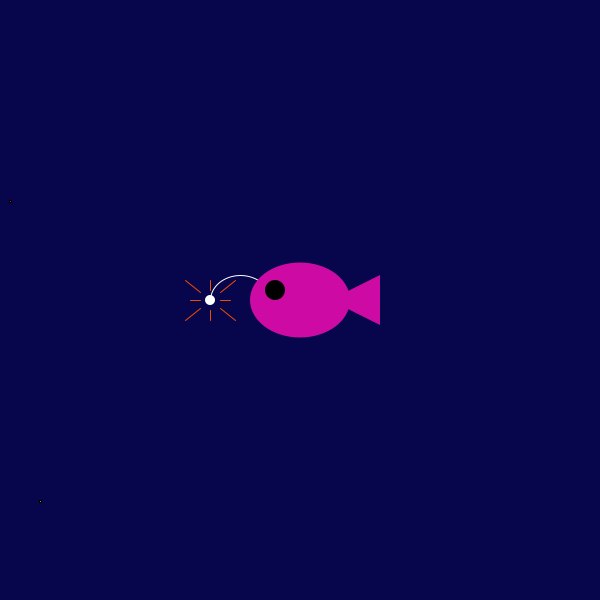
Frame 1 (no input)
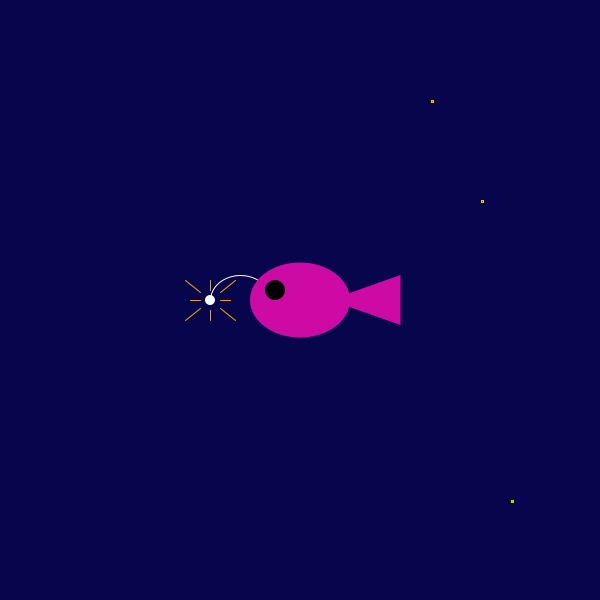
Frame 60 (the mouse pressed at the canvas centre just before this capture)
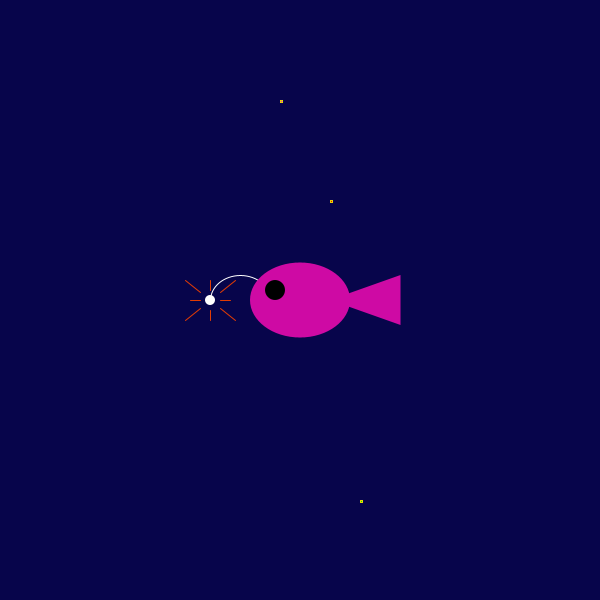
Frame 120 (the mouse held since frame 60 and released just before this capture)

The Processing sketch that drew these frames (run headless with seeded random() and noise(); from frame 60 on, the mouse is pressed at the canvas centre):

// Processing sketch: processing_143004
// ── processing_143004.pde

//make the coordinates of the particles an array so we can put them wherever!!!

int radius = 20;
float p = 1;
float x = -radius;
float s = 100;
float speed = 8;
int direction = 1;



int startX1 = 380;
int stopX1 = 360;
//int startY1 = 
//int stopY1 =

int startX2 =  380;
int stopX2 = 360;
//int startY2 = 
//int stopY2 =

//int startX3 = 
//int stopX3 =
//int startY3 = 
//int stopY3 =

float a = startX1;
//float b = startY1;
float c = startX2;
//float d = startY2;
//float e = startX3;
//float f = startY3;
float step = 0.025;
float pct = 0.0;

void setup () {
  size (600, 600);
  frameRate (2);
}

void draw () {


  background (7, 5, 75);

  p += speed;
  fill (255, 0, 0);
  rect(p, height/3, 2, 2);
  if (p > 600) {
    p = -30;
  }
  fill (0, 0, 0);
  rect(p-100, height/2, 2, 2);
  if (p > 600) {
    p = -30;
  }
    fill (0, 255, 0);
  rect(p+30, height-100, 2, 2);
  if (p > 600) {
    p = -30;
  }
    fill (255, 0, 255);
  rect(p-50, height/6, 2, 2);
  if (p > 600) {
    p = -30;
  }

  if (pct <1.0) {
    a = startX1 + ((stopX1-startX1) * pct);
    c = startX2 + ((stopX2-startX2) * pct);
    pct += step;
  }

  else if (pct > .1) {
    a = startX1 + ((stopX1-startX1) * -pct);
    c = startX2 + ((stopX2-startX2) * -pct);
    pct -= step;
  }
  fishy();
}

void fishy() {
  ellipseMode (CENTER);
  noFill();
  stroke(255);
  ellipse(width/2-60, height/2, 60, 50); //angler
  noStroke();
  fill (7, 5, 75);
  rect(width/2-100, height/2, 100, 60);
  fill(206, 10, 164);
  ellipse(width/2, height/2, 100, 75);
  noStroke();
  triangle(width/2+30, height/2, a, height/2+25, c, height/2-25);
  ellipseMode(CENTER);
  fill (0);
  ellipse(width/2-25, height/2-10, 20, 20);
  //  arc(width/2-50, height/2, radius, radius, radians(3.14), radians(6.13));
  fill(255);
  frameRate (10);
  // dancing light
  ellipse(width/2-90, height/2, 10, 10);
  stroke(random(216, 255), random(11, 255), 3); 
  line(width/2-80, height/2, width/2-70, height/2);
  line(width/2-100, height/2, width/2-110, height/2);

  line(width/2-90, height/2-10, width/2-90, height/2-20);
  line(width/2-90, height/2+10, width/2-90, height/2+20);

  line( width/2-80, height/2-8, width/2-65, height/2-20);
  line( width/2-100, height/2-8, width/2-115, height/2-20);

  line(width/2-80, height/2+8, width/2-65, height/2+20);
  line( width/2-100, height/2+8, width/2-115, height/2+20);
}
